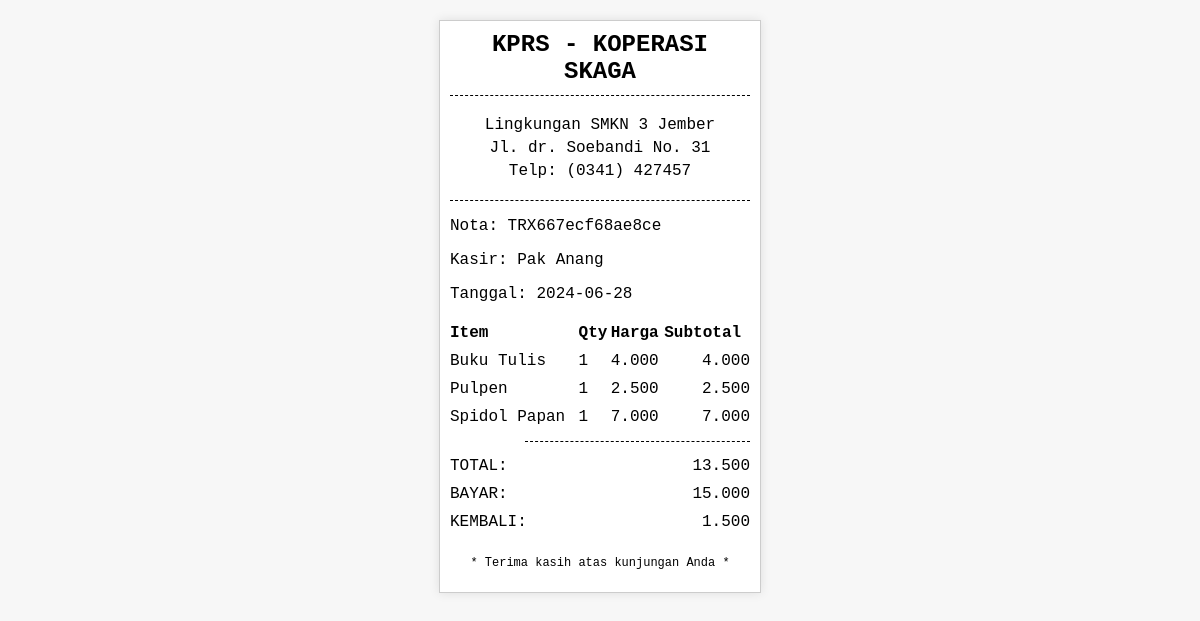
The app's page /receipt.php?transaction_id=37 with its own data.
### tables this page shows
CREATE TABLE `transactions` (
  `id` int(11) NOT NULL,
  `transaction_code` varchar(50) NOT NULL,
  `cashier` varchar(50) NOT NULL,
  `date` date NOT NULL,
  `total_amount` decimal(10,2) NOT NULL,
  `paid_amount` decimal(10,2) NOT NULL,
  `change_amount` decimal(10,2) NOT NULL
);

CREATE TABLE `transaction_items` (
  `id` int(11) NOT NULL,
  `transaction_id` int(11) NOT NULL,
  `item_id` int(11) NOT NULL,
  `quantity` int(11) NOT NULL,
  `subtotal` decimal(10,2) NOT NULL
);

CREATE TABLE `items` (
  `id` int(11) NOT NULL,
  `code` varchar(50) NOT NULL,
  `name` varchar(100) NOT NULL,
  `price` decimal(10,2) NOT NULL,
  `stock` int(11) NOT NULL
);

### receipt.php (the view, shortened to what this page needs)
<?php
include 'koneksi.php';
$transaction_id = $_GET['transaction_id'];
$sql = "SELECT * FROM transactions WHERE id = ?";
$stmt = $conn->prepare($sql);
$stmt->bind_param('i', $transaction_id);
$stmt->execute();
$result = $stmt->get_result();
$transaction = $result->fetch_assoc();
$sql = "SELECT ti.*, i.name, i.price FROM transaction_items ti JOIN items i ON ti.item_id = i.id WHERE ti.transaction_id = ?";
$stmt = $conn->prepare($sql);
$stmt->bind_param('i', $transaction_id);
$stmt->execute();
$items = $stmt->get_result();
?>
<!DOCTYPE html>
<html>
<head>
</head>
<body>
    <div class="receipt">
        <h2>KPRS - KOPERASI SKAGA</h2>
        <div class="dashed-line-1"></div>
        <div class="details">
            <p>Lingkungan SMKN 3 Jember</p>
            <p>Jl. dr. Soebandi No. 31</p>
            <p>Telp: (0341) 427457</p>
        </div>
        <div class="dashed-line-1"></div>
        <p>Nota: <?php echo htmlspecialchars($transaction['transaction_code']); ?></p>
        <p>Kasir: <?php echo htmlspecialchars($transaction['cashier']); ?></p>
        <p>Tanggal: <?php echo $transaction['date']; ?></p>
        <table>
            <thead>
                <tr>
                    <th>Item</th>
                    <th>Qty</th>
                    <th>Harga</th>
                    <th>Subtotal</th>
                </tr>
            </thead>
            <tbody>
                <?php while ($item = $items->fetch_assoc()): ?>
                <tr>
                    <td><?php echo htmlspecialchars($item['name']); ?></td>
                    <td><?php echo $item['quantity']; ?></td>
                    <td><?php echo number_format($item['price'], 0, ',', '.'); ?></td>
                    <td><?php echo number_format($item['quantity'] * $item['price'], 0, ',', '.'); ?></td>
                </tr>
                <?php endwhile; ?>
            </tbody>
        </table>
        <div class="dashed-line-2"></div>
        <div>
            <table>
                <tr>
                    <td>TOTAL:</td>
                    <td><?php echo number_format($transaction['total_amount'], 0, ',', '.'); ?></td>
                </tr>
                <tr>
                    <td>BAYAR:</td>
                    <td><?php echo number_format($transaction['paid_amount'], 0, ',', '.'); ?></td>
                </tr>
                <tr>
                    <td>KEMBALI:</td>
                    <td><?php echo number_format($transaction['change_amount'], 0, ',', '.'); ?></td>
                </tr>
            </table>
        </div>
        <div class="thanks">
            <p>* Terima kasih atas kunjungan Anda *</p>
        </div>
    </div>
</body>
</html>

### receipt.php (style rules this page uses)
body { font-family: 'Courier New', Courier, monospace; margin: 0; padding: 0; background-color: #f7f7f7; }
.receipt { width: 300px; margin: 20px auto; padding: 10px; background: #fff; border: 1px solid #ccc; box-shadow: 0 0 10px rgba(0, 0, 0, 0.1); }
.receipt h2 { text-align: center; margin: 0; }
.receipt .details { margin: 20px 0; text-align: center; }
.receipt .details p { margin: 5px 0; }
.receipt table { width: 100%; border-collapse: collapse; margin-top: 10px; }
.receipt table, .receipt table th, .receipt table td { border: none; }
.receipt table th, .receipt table td { padding: 5px 0; text-align: left; }
.receipt table th { font-weight: bold; }
.receipt table td:last-child { text-align: right; }
.receipt .thanks { text-align: center; margin-top: 20px; font-size: 12px; }
.dashed-line-1 { border-top: 1.5px dashed #000; margin: 10px 0; }
.dashed-line-2 { border-top: 1.5px dashed #000; margin: 10px 0; width: 75%; float: right; }

### records on screen
transactions: transaction_code "TRX667ecf68ae8ce", cashier "Pak Anang", date "2024-06-28", total_amount "13.500", paid_amount "15.000", change_amount "1.500"
transaction_items: item.name "Buku Tulis", quantity "1", item.price "4.000", $item['quantity']*$item['price'] "4.000"
transaction_items: item.name "Pulpen", quantity "1", item.price "2.500", $item['quantity']*$item['price'] "2.500"
transaction_items: item.name "Spidol Papan", quantity "1", item.price "7.000", $item['quantity']*$item['price'] "7.000"
